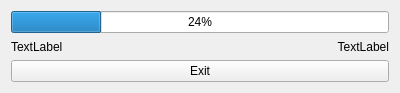
<?xml version="1.0" encoding="UTF-8"?>
<ui version="4.0">
 <class>ProgressForm</class>
 <widget class="QWidget" name="ProgressForm">
  <property name="geometry">
   <rect>
    <x>0</x>
    <y>0</y>
    <width>400</width>
    <height>93</height>
   </rect>
  </property>
  <property name="windowTitle">
   <string>Form</string>
  </property>
  <layout class="QVBoxLayout" name="verticalLayout">
   <item>
    <widget class="QProgressBar" name="progressBar">
     <property name="value">
      <number>24</number>
     </property>
    </widget>
   </item>
   <item>
    <layout class="QHBoxLayout" name="horizontalLayout">
     <item>
      <widget class="QLabel" name="timeLbl">
       <property name="text">
        <string>TextLabel</string>
       </property>
      </widget>
     </item>
     <item>
      <widget class="QLabel" name="etaLbl">
       <property name="text">
        <string>TextLabel</string>
       </property>
       <property name="alignment">
        <set>Qt::AlignRight|Qt::AlignTrailing|Qt::AlignVCenter</set>
       </property>
      </widget>
     </item>
    </layout>
   </item>
   <item>
    <widget class="QPushButton" name="exitButton">
     <property name="text">
      <string>Exit</string>
     </property>
    </widget>
   </item>
  </layout>
 </widget>
 <resources/>
 <connections>
  <connection>
   <sender>exitButton</sender>
   <signal>clicked()</signal>
   <receiver>ProgressForm</receiver>
   <slot>close()</slot>
   <hints>
    <hint type="sourcelabel">
     <x>226</x>
     <y>54</y>
    </hint>
    <hint type="destinationlabel">
     <x>240</x>
     <y>68</y>
    </hint>
   </hints>
  </connection>
 </connections>
</ui>
